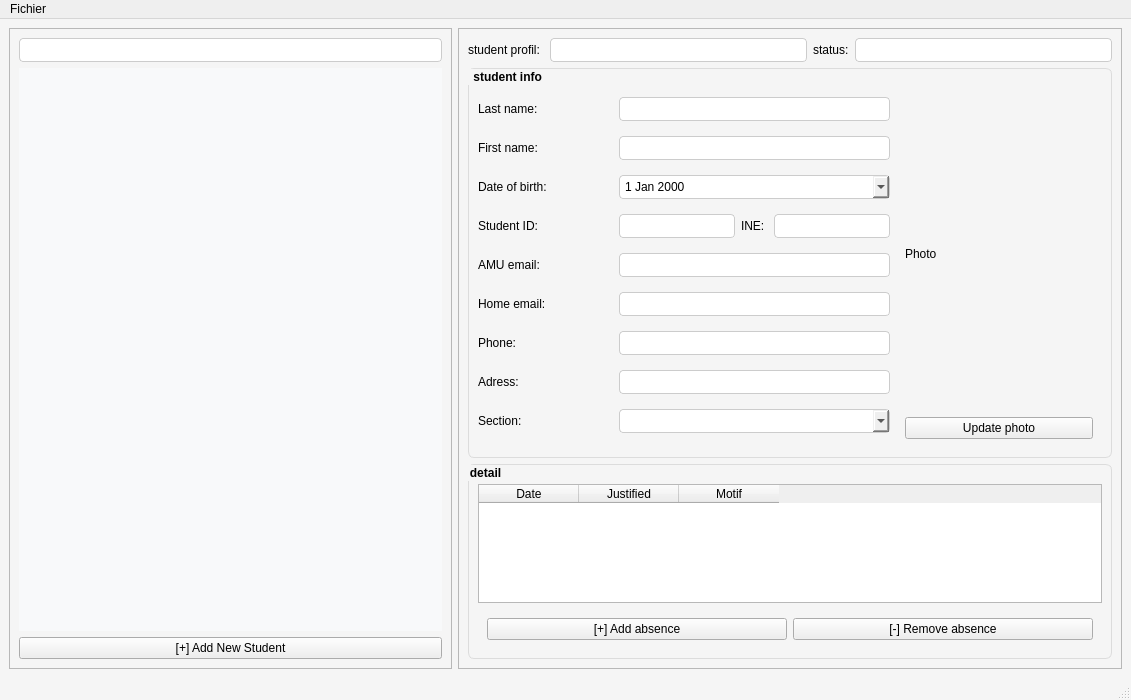
<?xml version="1.0" encoding="UTF-8"?>
<ui version="4.0">
 <class>MainWindow</class>
 <widget class="QMainWindow" name="MainWindow">
  <property name="geometry">
   <rect>
    <x>0</x>
    <y>0</y>
    <width>1131</width>
    <height>700</height>
   </rect>
  </property>
  <property name="windowTitle">
   <string>MainWindow</string>
  </property>
  <property name="styleSheet">
   <string notr="true">/* Style général */
QMainWindow {
    background-color: #f5f5f5;
}

QGroupBox {
    font-weight: bold;
    border: 1px solid #dcdcdc;
    border-radius: 6px;
    margin-top: 1.1em;
    padding-top: 10px;
}

QLineEdit, QComboBox, QDateEdit {
    border: 1px solid #ccc;
    border-radius: 4px;
    padding: 3px;
}

/* La liste des étudiants */
QListWidget {
    border: 1px solid #ccc;
    background: white;
}

QListWidget {
    background-color: #f8f9fa;
    border: none;
    padding: 10px;
}

QListWidget::item {
    background-color: #ffffff;
    color: #2D3748;
    border: 1px solid #E2E8F0;
    border-radius: 8px;
    padding: 12px;
    margin-bottom: 8px;
    font-weight: 500;
}

QListWidget::item:hover {
    background-color: #EDF2F7;
    border: 1px solid #CBD5E0;
}

QListWidget::item:selected {
    background-color: #3182CE;
    color: #ffffff;
    border: 1px solid #2B6CB0;
}

</string>
  </property>
  <widget class="QWidget" name="centralwidget">
   <layout class="QHBoxLayout" name="horizontalLayout_2" stretch="2,3">
    <item>
     <widget class="QFrame" name="frame_master">
      <property name="frameShape">
       <enum>QFrame::Shape::StyledPanel</enum>
      </property>
      <property name="frameShadow">
       <enum>QFrame::Shadow::Raised</enum>
      </property>
      <layout class="QVBoxLayout" name="verticalLayout">
       <item>
        <widget class="QLineEdit" name="lineEdit_search_student"/>
       </item>
       <item>
        <widget class="QListWidget" name="listWidget_student"/>
       </item>
       <item>
        <widget class="QPushButton" name="_add_student">
         <property name="text">
          <string>[+] Add New Student</string>
         </property>
         <property name="flat">
          <bool>false</bool>
         </property>
        </widget>
       </item>
      </layout>
     </widget>
    </item>
    <item>
     <widget class="QFrame" name="frame_detail">
      <property name="frameShape">
       <enum>QFrame::Shape::StyledPanel</enum>
      </property>
      <property name="frameShadow">
       <enum>QFrame::Shadow::Raised</enum>
      </property>
      <layout class="QVBoxLayout" name="verticalLayout_2" stretch="0,6,3">
       <item>
        <layout class="QHBoxLayout" name="horizontalLayout" stretch="0,0,0,0">
         <item>
          <widget class="QLabel" name="label_student_profil">
           <property name="text">
            <string>student profil: </string>
           </property>
          </widget>
         </item>
         <item>
          <widget class="QLineEdit" name="lineEdit_profil"/>
         </item>
         <item>
          <widget class="QLabel" name="label_student_status">
           <property name="text">
            <string>status:</string>
           </property>
          </widget>
         </item>
         <item>
          <widget class="QLineEdit" name="lineEdit_status"/>
         </item>
        </layout>
       </item>
       <item>
        <widget class="QGroupBox" name="groupBox">
         <property name="title">
          <string> student info</string>
         </property>
         <layout class="QHBoxLayout" name="horizontalLayout_3" stretch="2,1">
          <item>
           <layout class="QGridLayout" name="gridLayout" columnstretch="2,4" columnminimumwidth="2,1">
            <item row="7" column="0">
             <widget class="QLabel" name="label_adress">
              <property name="text">
               <string>Adress:</string>
              </property>
             </widget>
            </item>
            <item row="3" column="0">
             <widget class="QLabel" name="label_id">
              <property name="text">
               <string>Student ID:</string>
              </property>
             </widget>
            </item>
            <item row="2" column="0">
             <widget class="QLabel" name="label_birth">
              <property name="text">
               <string>Date of birth:</string>
              </property>
             </widget>
            </item>
            <item row="8" column="0">
             <widget class="QLabel" name="label_section">
              <property name="text">
               <string>Section:</string>
              </property>
             </widget>
            </item>
            <item row="6" column="0">
             <widget class="QLabel" name="label_phone">
              <property name="text">
               <string>Phone:</string>
              </property>
             </widget>
            </item>
            <item row="1" column="0">
             <widget class="QLabel" name="label_first_name">
              <property name="text">
               <string>First name:</string>
              </property>
             </widget>
            </item>
            <item row="0" column="0">
             <widget class="QLabel" name="label_last_name">
              <property name="text">
               <string>Last name:</string>
              </property>
             </widget>
            </item>
            <item row="5" column="0">
             <widget class="QLabel" name="label_home_email">
              <property name="text">
               <string>Home email:</string>
              </property>
             </widget>
            </item>
            <item row="4" column="0">
             <widget class="QLabel" name="label_amu_email">
              <property name="text">
               <string>AMU email:</string>
              </property>
             </widget>
            </item>
            <item row="0" column="1">
             <widget class="QLineEdit" name="lineEdit_last_name"/>
            </item>
            <item row="1" column="1">
             <widget class="QLineEdit" name="lineEdit_first_name"/>
            </item>
            <item row="2" column="1">
             <widget class="QDateEdit" name="dateEdit_birth">
              <property name="calendarPopup">
               <bool>true</bool>
              </property>
             </widget>
            </item>
            <item row="3" column="1">
             <layout class="QHBoxLayout" name="horizontalLayout_4">
              <item>
               <widget class="QLineEdit" name="lineEdit_id"/>
              </item>
              <item>
               <widget class="QLabel" name="label_ine">
                <property name="text">
                 <string>INE: </string>
                </property>
               </widget>
              </item>
              <item>
               <widget class="QLineEdit" name="lineEdit_ine"/>
              </item>
             </layout>
            </item>
            <item row="4" column="1">
             <widget class="QLineEdit" name="lineEdit_amu_email"/>
            </item>
            <item row="5" column="1">
             <widget class="QLineEdit" name="lineEdit_home_email"/>
            </item>
            <item row="6" column="1">
             <widget class="QLineEdit" name="lineEdit_phone"/>
            </item>
            <item row="7" column="1">
             <widget class="QLineEdit" name="lineEdit_adress"/>
            </item>
            <item row="8" column="1">
             <widget class="QComboBox" name="comboBox_section"/>
            </item>
           </layout>
          </item>
          <item>
           <widget class="QWidget" name="widget" native="true">
            <layout class="QVBoxLayout" name="verticalLayout_3">
             <item>
              <widget class="QLabel" name="label_photo">
               <property name="text">
                <string>Photo</string>
               </property>
              </widget>
             </item>
             <item>
              <widget class="QPushButton" name="pushButton_update_photo">
               <property name="text">
                <string>Update photo</string>
               </property>
              </widget>
             </item>
            </layout>
           </widget>
          </item>
         </layout>
        </widget>
       </item>
       <item>
        <widget class="QGroupBox" name="groupBox_2">
         <property name="title">
          <string>detail</string>
         </property>
         <layout class="QVBoxLayout" name="verticalLayout_4">
          <item>
           <widget class="QTableWidget" name="tableWidget_absence">
            <column>
             <property name="text">
              <string>Date</string>
             </property>
            </column>
            <column>
             <property name="text">
              <string>Justified</string>
             </property>
            </column>
            <column>
             <property name="text">
              <string>Motif</string>
             </property>
            </column>
           </widget>
          </item>
          <item>
           <widget class="QWidget" name="widget_2" native="true">
            <layout class="QHBoxLayout" name="horizontalLayout_5">
             <item>
              <widget class="QPushButton" name="pushButton_add_absence">
               <property name="text">
                <string>[+] Add absence</string>
               </property>
              </widget>
             </item>
             <item>
              <widget class="QPushButton" name="pushButton_remove_absence">
               <property name="text">
                <string>[-] Remove absence</string>
               </property>
              </widget>
             </item>
            </layout>
           </widget>
          </item>
         </layout>
        </widget>
       </item>
      </layout>
     </widget>
    </item>
   </layout>
  </widget>
  <widget class="QMenuBar" name="menubar">
   <property name="geometry">
    <rect>
     <x>0</x>
     <y>0</y>
     <width>1131</width>
     <height>22</height>
    </rect>
   </property>
   <widget class="QMenu" name="menuFichier">
    <property name="title">
     <string>Fichier</string>
    </property>
   </widget>
   <addaction name="menuFichier"/>
  </widget>
  <widget class="QStatusBar" name="statusbar"/>
 </widget>
 <resources/>
 <connections/>
</ui>
